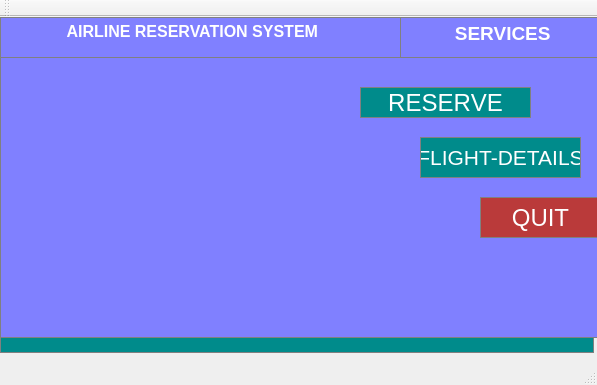
<?xml version="1.0" encoding="UTF-8"?>
<ui version="4.0">
 <class>MainWindow</class>
 <widget class="QMainWindow" name="MainWindow">
  <property name="geometry">
   <rect>
    <x>0</x>
    <y>0</y>
    <width>597</width>
    <height>385</height>
   </rect>
  </property>
  <property name="windowTitle">
   <string>MainWindow</string>
  </property>
  <property name="styleSheet">
   <string notr="true">QWidget {
  qproperty-alignment: 'AlignVCenter | AlignRight';
  border: 1px solid gray;
}

background-color : black;</string>
  </property>
  <widget class="QWidget" name="centralWidget">
   <property name="sizePolicy">
    <sizepolicy hsizetype="Maximum" vsizetype="Preferred">
     <horstretch>0</horstretch>
     <verstretch>0</verstretch>
    </sizepolicy>
   </property>
   <widget class="QPushButton" name="flight">
    <property name="enabled">
     <bool>true</bool>
    </property>
    <property name="geometry">
     <rect>
      <x>420</x>
      <y>120</y>
      <width>161</width>
      <height>41</height>
     </rect>
    </property>
    <property name="sizePolicy">
     <sizepolicy hsizetype="Preferred" vsizetype="Preferred">
      <horstretch>0</horstretch>
      <verstretch>0</verstretch>
     </sizepolicy>
    </property>
    <property name="maximumSize">
     <size>
      <width>200</width>
      <height>16777215</height>
     </size>
    </property>
    <property name="baseSize">
     <size>
      <width>0</width>
      <height>0</height>
     </size>
    </property>
    <property name="font">
     <font>
      <pointsize>16</pointsize>
     </font>
    </property>
    <property name="styleSheet">
     <string notr="true">QPushButton {
  background-color: rgb(  0,139,139);
  color: white; 
  border: 1px solid gray;
}

QPushButton:pressed {
    background-color: qlineargradient(x1: 0, y1: 0, x2: 0, y2: 1,
                                      stop: 0 #FF7832, stop: 1 #FF9739);
}</string>
    </property>
    <property name="text">
     <string>FLIGHT-DETAILS</string>
    </property>
   </widget>
   <widget class="QPushButton" name="quit">
    <property name="geometry">
     <rect>
      <x>480</x>
      <y>180</y>
      <width>121</width>
      <height>41</height>
     </rect>
    </property>
    <property name="sizePolicy">
     <sizepolicy hsizetype="Minimum" vsizetype="Preferred">
      <horstretch>0</horstretch>
      <verstretch>0</verstretch>
     </sizepolicy>
    </property>
    <property name="maximumSize">
     <size>
      <width>200</width>
      <height>16777215</height>
     </size>
    </property>
    <property name="font">
     <font>
      <pointsize>18</pointsize>
     </font>
    </property>
    <property name="styleSheet">
     <string notr="true">QPushButton {
  background-color: rgb(186, 58, 58);
  color: white; 
  border: 1px solid gray;
}

QPushButton:pressed {
    background-color: qlineargradient(x1: 0, y1: 0, x2: 0, y2: 1,
                                      stop: 0 #FF7832, stop: 1 #FF9739);
}</string>
    </property>
    <property name="text">
     <string>QUIT</string>
    </property>
   </widget>
   <widget class="QPushButton" name="pushButton">
    <property name="geometry">
     <rect>
      <x>360</x>
      <y>70</y>
      <width>171</width>
      <height>31</height>
     </rect>
    </property>
    <property name="sizePolicy">
     <sizepolicy hsizetype="Minimum" vsizetype="Minimum">
      <horstretch>0</horstretch>
      <verstretch>0</verstretch>
     </sizepolicy>
    </property>
    <property name="maximumSize">
     <size>
      <width>200</width>
      <height>16777215</height>
     </size>
    </property>
    <property name="font">
     <font>
      <pointsize>18</pointsize>
      <weight>50</weight>
      <bold>false</bold>
      <kerning>false</kerning>
     </font>
    </property>
    <property name="styleSheet">
     <string notr="true">QPushButton {
  background-color: rgb(  0,139,139);
  color: white; 
  border: 1px solid gray;
}

QPushButton:pressed {
    background-color: qlineargradient(x1: 0, y1: 0, x2: 0, y2: 1,
                                      stop: 0 #FF7832, stop: 1 #FF9739);
}</string>
    </property>
    <property name="text">
     <string>RESERVE</string>
    </property>
   </widget>
   <widget class="QLabel" name="label_3">
    <property name="enabled">
     <bool>true</bool>
    </property>
    <property name="geometry">
     <rect>
      <x>0</x>
      <y>40</y>
      <width>611</width>
      <height>281</height>
     </rect>
    </property>
    <property name="font">
     <font>
      <kerning>true</kerning>
     </font>
    </property>
    <property name="accessibleDescription">
     <string/>
    </property>
    <property name="autoFillBackground">
     <bool>false</bool>
    </property>
    <property name="styleSheet">
     <string notr="true">QLabel {
  background-color: rgb(128, 128, 255);
  color: white; 
  border: 1px solid gray;
}

</string>
    </property>
    <property name="text">
     <string/>
    </property>
    <property name="pixmap">
     <pixmap>../Contacts/Desktop/boudhanath_stupa_by_herbertrocha-d6zf0l4.png</pixmap>
    </property>
    <property name="scaledContents">
     <bool>true</bool>
    </property>
    <property name="wordWrap">
     <bool>false</bool>
    </property>
    <property name="indent">
     <number>0</number>
    </property>
   </widget>
   <widget class="QTextEdit" name="textEdit">
    <property name="geometry">
     <rect>
      <x>0</x>
      <y>0</y>
      <width>411</width>
      <height>41</height>
     </rect>
    </property>
    <property name="styleSheet">
     <string notr="true">QTextEdit {
  background-color: rgb( 128, 128, 255);
  color: white; 
  border: 1px solid gray;
}

</string>
    </property>
    <property name="html">
     <string>&lt;!DOCTYPE HTML PUBLIC &quot;-//W3C//DTD HTML 4.0//EN&quot; &quot;http://www.w3.org/TR/REC-html40/strict.dtd&quot;&gt;
&lt;html&gt;&lt;head&gt;&lt;meta name=&quot;qrichtext&quot; content=&quot;1&quot; /&gt;&lt;style type=&quot;text/css&quot;&gt;
p, li { white-space: pre-wrap; }
&lt;/style&gt;&lt;/head&gt;&lt;body style=&quot; font-family:'MS Shell Dlg 2'; font-size:8.25pt; font-weight:400; font-style:normal;&quot;&gt;
&lt;p style=&quot; margin-top:0px; margin-bottom:0px; margin-left:0px; margin-right:0px; -qt-block-indent:0; text-indent:0px;&quot;&gt;&lt;span style=&quot; font-size:12pt; font-weight:600;&quot;&gt;              AIRLINE RESERVATION SYSTEM&lt;/span&gt;&lt;/p&gt;&lt;/body&gt;&lt;/html&gt;</string>
    </property>
   </widget>
   <widget class="QTextEdit" name="textEdit_2">
    <property name="geometry">
     <rect>
      <x>400</x>
      <y>0</y>
      <width>201</width>
      <height>41</height>
     </rect>
    </property>
    <property name="styleSheet">
     <string notr="true">QTextEdit {
  background-color: rgb(128, 128, 255);
  color: white; 
  border: 1px solid gray;
}

</string>
    </property>
    <property name="html">
     <string>&lt;!DOCTYPE HTML PUBLIC &quot;-//W3C//DTD HTML 4.0//EN&quot; &quot;http://www.w3.org/TR/REC-html40/strict.dtd&quot;&gt;
&lt;html&gt;&lt;head&gt;&lt;meta name=&quot;qrichtext&quot; content=&quot;1&quot; /&gt;&lt;style type=&quot;text/css&quot;&gt;
p, li { white-space: pre-wrap; }
&lt;/style&gt;&lt;/head&gt;&lt;body style=&quot; font-family:'MS Shell Dlg 2'; font-size:8.25pt; font-weight:400; font-style:normal;&quot;&gt;
&lt;p align=&quot;center&quot; style=&quot; margin-top:0px; margin-bottom:0px; margin-left:0px; margin-right:0px; -qt-block-indent:0; text-indent:0px;&quot;&gt;&lt;span style=&quot; font-size:12pt; font-weight:600;&quot;&gt; &lt;/span&gt;&lt;span style=&quot; font-size:14pt; font-weight:600;&quot;&gt;SERVICES&lt;/span&gt;&lt;/p&gt;&lt;/body&gt;&lt;/html&gt;</string>
    </property>
   </widget>
   <widget class="QLabel" name="label_7">
    <property name="geometry">
     <rect>
      <x>0</x>
      <y>320</y>
      <width>594</width>
      <height>16</height>
     </rect>
    </property>
    <property name="styleSheet">
     <string notr="true">QLabel {
  background-color: rgb( 0,139,139);
  color: white; 
  border: 1px solid gray;
}

</string>
    </property>
    <property name="text">
     <string/>
    </property>
   </widget>
   <widget class="QLabel" name="label_2">
    <property name="geometry">
     <rect>
      <x>0</x>
      <y>40</y>
      <width>191</width>
      <height>111</height>
     </rect>
    </property>
    <property name="styleSheet">
     <string notr="true"/>
    </property>
    <property name="text">
     <string/>
    </property>
    <property name="pixmap">
     <pixmap>../Contacts/Desktop/nepal-airlines-png-image.png</pixmap>
    </property>
    <property name="scaledContents">
     <bool>true</bool>
    </property>
   </widget>
   <zorder>label_3</zorder>
   <zorder>textEdit</zorder>
   <zorder>textEdit_2</zorder>
   <zorder>label_7</zorder>
   <zorder>label_2</zorder>
   <zorder>flight</zorder>
   <zorder>quit</zorder>
   <zorder>pushButton</zorder>
  </widget>
  <widget class="QMenuBar" name="menuBar">
   <property name="geometry">
    <rect>
     <x>0</x>
     <y>0</y>
     <width>597</width>
     <height>23</height>
    </rect>
   </property>
  </widget>
  <widget class="QToolBar" name="mainToolBar">
   <attribute name="toolBarArea">
    <enum>TopToolBarArea</enum>
   </attribute>
   <attribute name="toolBarBreak">
    <bool>false</bool>
   </attribute>
  </widget>
  <widget class="QStatusBar" name="statusBar"/>
 </widget>
 <layoutdefault spacing="6" margin="11"/>
 <resources/>
 <connections/>
</ui>
